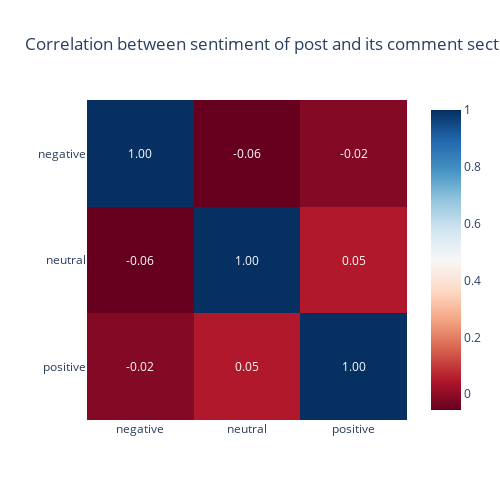

Source (notebook cell):
### Markdown cell above
As we can see, the scatters do not show a very clear structure or correlation between sentiments of the post and the sentiment average of the comment section.

### Code cell
# Calculate the correlation matrix
correlation_matrix = posts_df[["negative", "neutral", "positive"]].corr()

fig = px.imshow(correlation_matrix,
                x=correlation_matrix.columns,
                y=correlation_matrix.columns,
                color_continuous_scale='RdBu',
                title='Correlation between sentiment of post and its comment section')

fig.update_layout(width=500, height=500)

annotations = []
for i, row in enumerate(correlation_matrix.values):
    for j, value in enumerate(row):
        annotations.append(dict(
            x=j,
            y=i,
            text=f"{value:.2f}",
            showarrow=False,
            font=dict(color="white")
        ))

fig.update_layout(annotations=annotations)

fig.show()

### Figure 1 — Plotly figure (JSON) as saved in the notebook; plotly's stock layout.template omitted (floating-point values rounded to 4 significant figures)
{"data": [{"coloraxis": "coloraxis", "hovertemplate": "x: %{x}<br>y: %{y}<br>color: %{z}<extra></extra>", "name": "0", "type": "heatmap", "x": ["negative", "neutral", "positive"], "xaxis": "x", "y": ["negative", "neutral", "positive"], "yaxis": "y", "z": [[1, -0.05566, -0.01565], [-0.05566, 1, 0.04878], [-0.01565, 0.04878, 1]]}], "layout": {"annotations": [{"font": {"color": "white"}, "showarrow": false, "text": "1.00", "x": 0, "y": 0}, {"font": {"color": "white"}, "showarrow": false, "text": "-0.06", "x": 1, "y": 0}, {"font": {"color": "white"}, "showarrow": false, "text": "-0.02", "x": 2, "y": 0}, {"font": {"color": "white"}, "showarrow": false, "text": "-0.06", "x": 0, "y": 1}, {"font": {"color": "white"}, "showarrow": false, "text": "1.00", "x": 1, "y": 1}, {"font": {"color": "white"}, "showarrow": false, "text": "0.05", "x": 2, "y": 1}, {"font": {"color": "white"}, "showarrow": false, "text": "-0.02", "x": 0, "y": 2}, {"font": {"color": "white"}, "showarrow": false, "text": "0.05", "x": 1, "y": 2}, {"font": {"color": "white"}, "showarrow": false, "text": "1.00", "x": 2, "y": 2}], "coloraxis": {"colorscale": [[0, "rgb(103,0,31)"], [0.1, "rgb(178,24,43)"], [0.2, "rgb(214,96,77)"], [0.3, "rgb(244,165,130)"], [0.4, "rgb(253,219,199)"], [0.5, "rgb(247,247,247)"], [0.6, "rgb(209,229,240)"], [0.7, "rgb(146,197,222)"], [0.8, "rgb(67,147,195)"], [0.9, "rgb(33,102,172)"], [1, "rgb(5,48,97)"]]}, "height": 500, "title": {"text": "Correlation between sentiment of post and its comment section"}, "width": 500, "xaxis": {"anchor": "y", "constrain": "domain", "domain": [0, 1], "scaleanchor": "y"}, "yaxis": {"anchor": "x", "autorange": "reversed", "constrain": "domain", "domain": [0, 1]}}}
